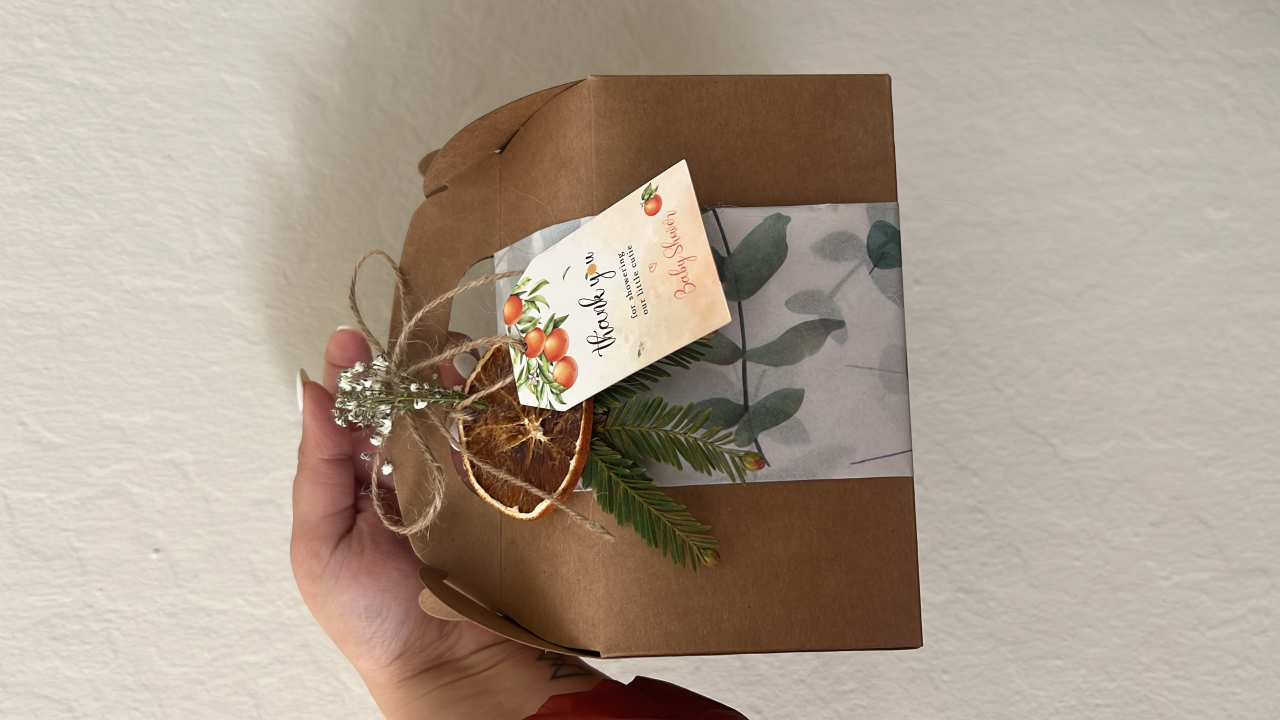
#> input picture assets/images/favors-1.jpg, 3840 x 2160 px (shown at 1/3 size)
$ python -i process_holi_images.py   (imports and definitions only)
#> lines starting #> are read from the running program, lines starting #| are printed output that depends on the picture
#!/usr/bin/env python3
"""Center-crop to carousel aspect (355:473) and export 2x JPEGs for portfolio carousels."""
from __future__ import annotations

import sys
from pathlib import Path

try:
    from PIL import Image
except ImportError:
    print("Install Pillow: pip install Pillow", file=sys.stderr)
    sys.exit(1)

# Matches css: .carousel__slide img { width 100%; max ~355px; height min(70vh, 473px); object-fit: cover }
TARGET_W, TARGET_H = 710, 946
ASPECT = TARGET_W / TARGET_H


def crop_and_save(src: Path, dest: Path) -> None:
#> called with src = '../assets/images/favors-1.jpg', dest = 'out.png'
    im = Image.open(src).convert("RGB")
#> im is the input picture: PIL image 3840x2160 RGB; mean R, G, B 170.5, 156.5, 141.1
    w, h = im.size
#> w = 3840; h = 2160
    r = w / h
#> r = 1.78
    if r > ASPECT:
        new_w = int(round(h * ASPECT))
#> new_w = 1621
        left = (w - new_w) // 2
#> left = 1109
        im = im.crop((left, 0, left + new_w, h))
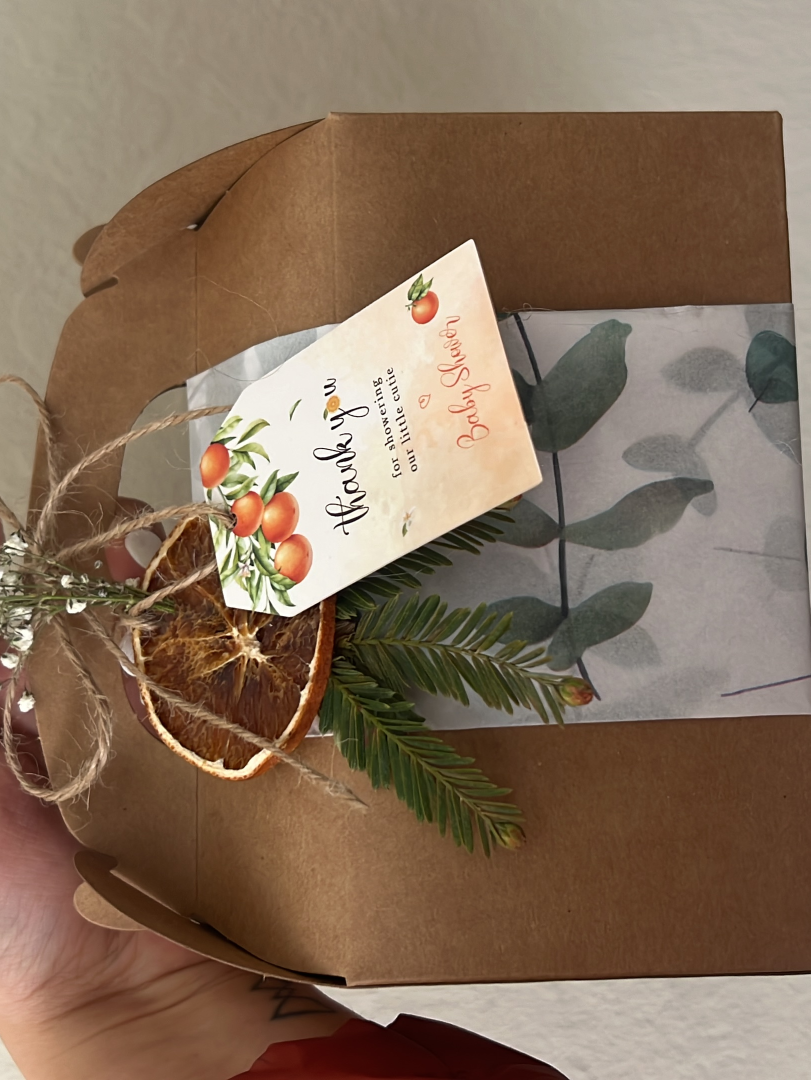
#> im: PIL image 1621x2160 RGB (shown at 1/2 size); mean R, G, B 132.3, 109.9, 89.8
    elif r < ASPECT:
        new_h = int(round(w / ASPECT))
        top = (h - new_h) // 2
        im = im.crop((0, top, w, top + new_h))
    im = im.resize((TARGET_W, TARGET_H), Image.Resampling.LANCZOS)
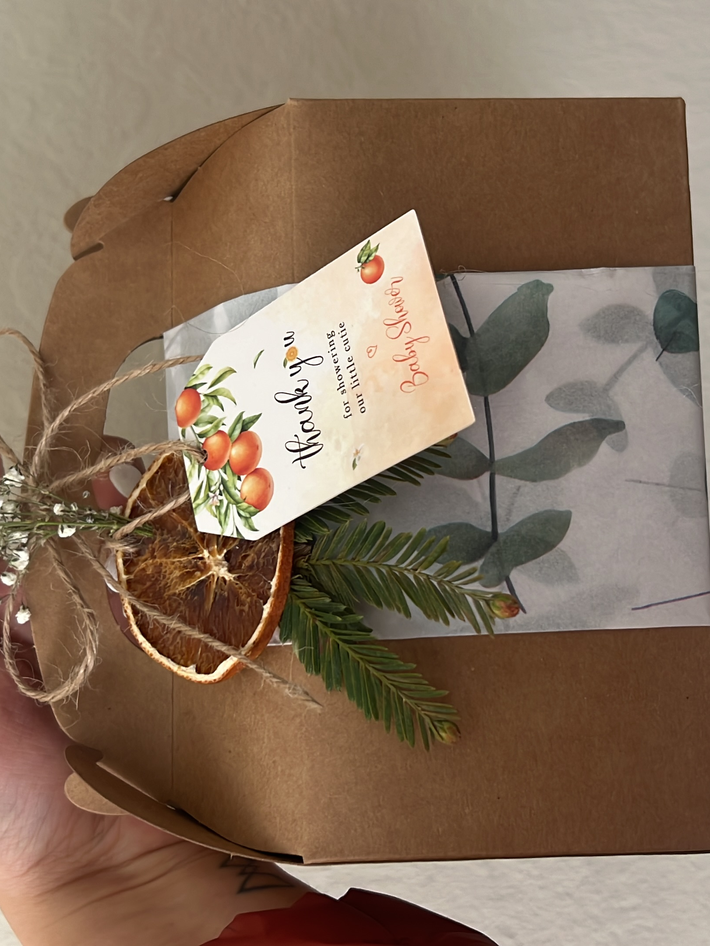
#> im: PIL image 710x946 RGB; mean R, G, B 132.3, 109.8, 89.8
#> (the run stopped early here; a loop or call above may not have finished)

$ run again, on assets/images/hero.jpg
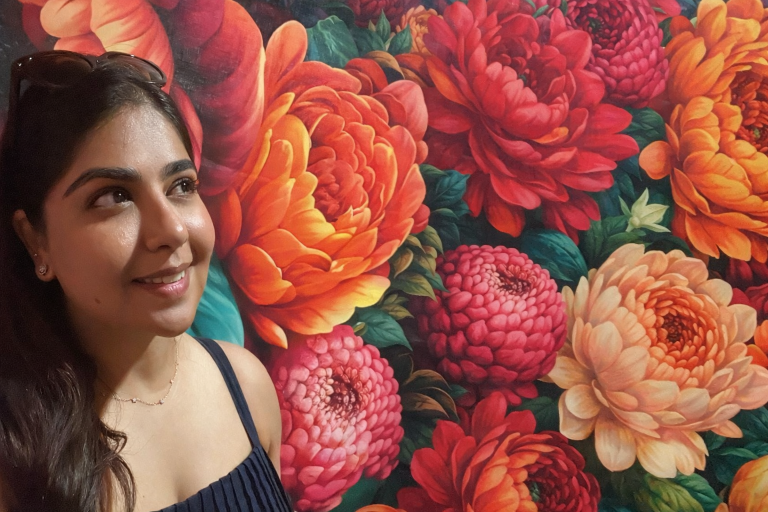
#> input picture assets/images/hero.jpg, 1536 x 1024 px (shown at 1/2 size)
#> in crop_and_save, im is the input picture: PIL image 1536x1024 RGB; mean R, G, B 148.9, 81.9, 70.2
#> in crop_and_save, `im = im.crop((left, 0, left + new_w, h))`:
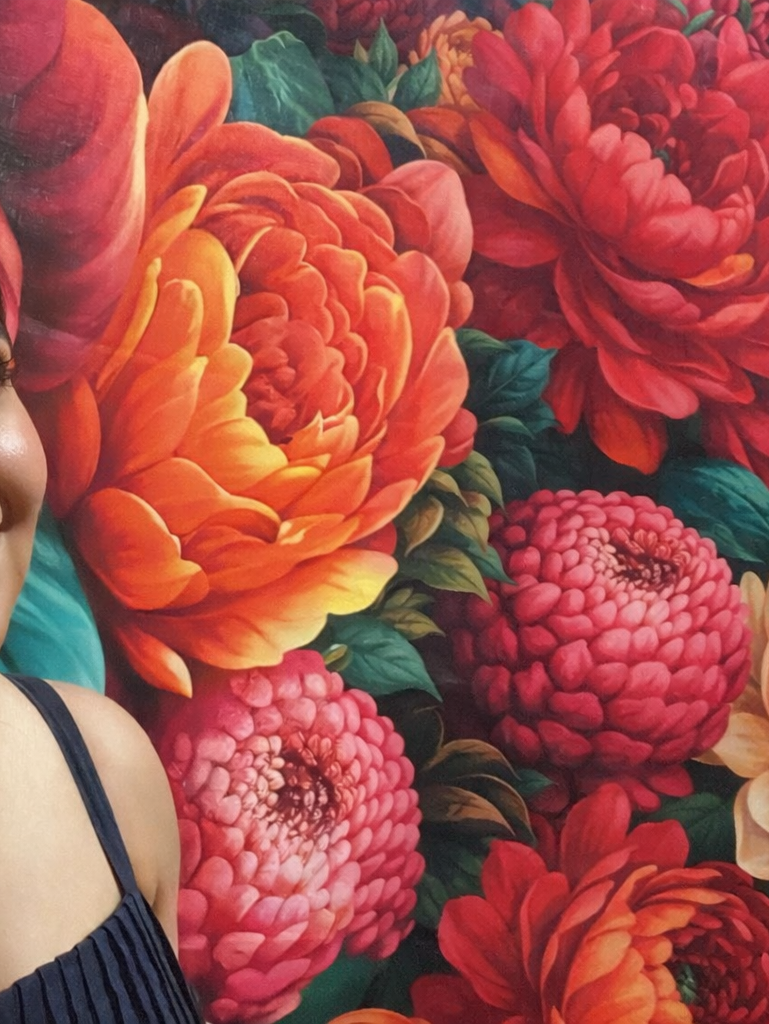
#> im: PIL image 769x1024 RGB; mean R, G, B 161.4, 79.9, 74.5
